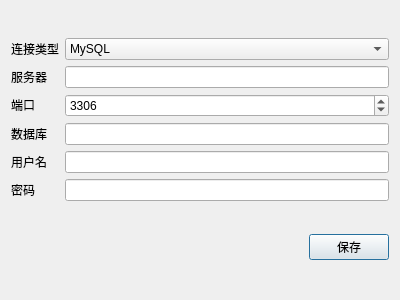
<?xml version="1.0" encoding="UTF-8"?>
<ui version="4.0">
 <class>DbDialog</class>
 <widget class="QDialog" name="DbDialog">
  <property name="geometry">
   <rect>
    <x>0</x>
    <y>0</y>
    <width>400</width>
    <height>300</height>
   </rect>
  </property>
  <property name="windowTitle">
   <string>数据库连接配置</string>
  </property>
  <layout class="QVBoxLayout" name="verticalLayout_3">
   <item>
    <layout class="QHBoxLayout" name="horizontalLayout_2">
     <item>
      <layout class="QVBoxLayout" name="verticalLayout">
       <item>
        <widget class="QLabel" name="label">
         <property name="text">
          <string>连接类型</string>
         </property>
        </widget>
       </item>
       <item>
        <widget class="QLabel" name="label_2">
         <property name="text">
          <string>服务器</string>
         </property>
        </widget>
       </item>
       <item>
        <widget class="QLabel" name="label_3">
         <property name="text">
          <string>端口</string>
         </property>
        </widget>
       </item>
       <item>
        <widget class="QLabel" name="label_4">
         <property name="text">
          <string>数据库</string>
         </property>
        </widget>
       </item>
       <item>
        <widget class="QLabel" name="label_5">
         <property name="text">
          <string>用户名</string>
         </property>
        </widget>
       </item>
       <item>
        <widget class="QLabel" name="label_6">
         <property name="text">
          <string>密码</string>
         </property>
        </widget>
       </item>
      </layout>
     </item>
     <item>
      <layout class="QVBoxLayout" name="verticalLayout_2">
       <item>
        <widget class="QComboBox" name="cbDbType">
         <item>
          <property name="text">
           <string>MySQL</string>
          </property>
         </item>
        </widget>
       </item>
       <item>
        <widget class="QLineEdit" name="editHost"/>
       </item>
       <item>
        <widget class="QSpinBox" name="spinPort">
         <property name="minimum">
          <number>1</number>
         </property>
         <property name="maximum">
          <number>65535</number>
         </property>
         <property name="value">
          <number>3306</number>
         </property>
        </widget>
       </item>
       <item>
        <widget class="QLineEdit" name="editDatabase"/>
       </item>
       <item>
        <widget class="QLineEdit" name="editUsername"/>
       </item>
       <item>
        <widget class="QLineEdit" name="editPassword">
         <property name="echoMode">
          <enum>QLineEdit::Password</enum>
         </property>
         <property name="readOnly">
          <bool>false</bool>
         </property>
        </widget>
       </item>
      </layout>
     </item>
    </layout>
   </item>
   <item>
    <layout class="QHBoxLayout" name="horizontalLayout">
     <item>
      <spacer name="horizontalSpacer">
       <property name="orientation">
        <enum>Qt::Horizontal</enum>
       </property>
       <property name="sizeHint" stdset="0">
        <size>
         <width>40</width>
         <height>20</height>
        </size>
       </property>
      </spacer>
     </item>
     <item>
      <widget class="QPushButton" name="btnSave">
       <property name="text">
        <string>保存</string>
       </property>
      </widget>
     </item>
    </layout>
   </item>
  </layout>
 </widget>
 <resources/>
 <connections/>
</ui>
